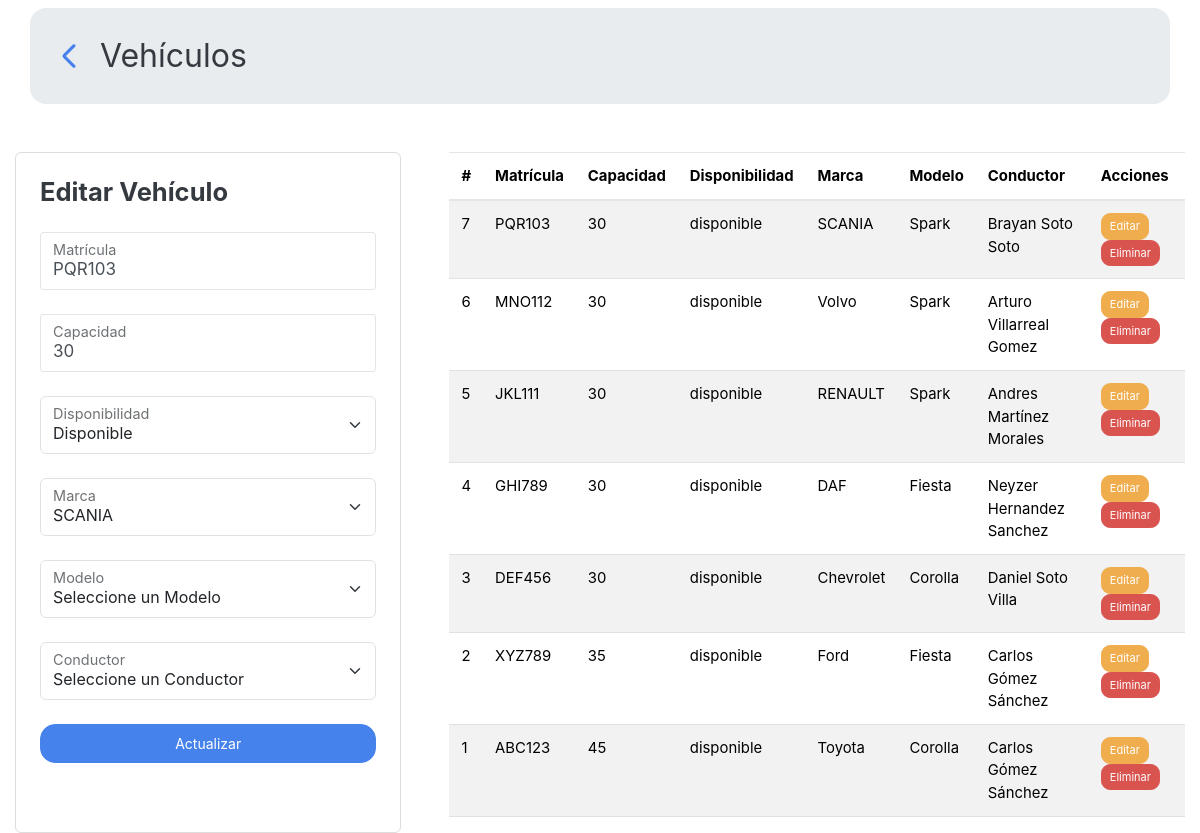
Page /Transporte/administrador/vehiculos.php?edit=7 on the committed database.
### tables this page shows
CREATE TABLE transporte (
    numTransporte INT PRIMARY KEY AUTO_INCREMENT,
    matricula VARCHAR(10),
    capacidad INT,
    disponibilidad ENUM('disponible', 'en_servicio', 'mantenimiento', 'fuera_servicio') NOT NULL DEFAULT 'disponible',
    marca INT,
    modelo INT,
    conductor INT,
    FOREIGN KEY (marca) REFERENCES marca(codigo),
    FOREIGN KEY (modelo) REFERENCES modelo(codigo),
    FOREIGN KEY (conductor) REFERENCES conductor(numConductor)
);

CREATE TABLE marca (
    codigo INT PRIMARY KEY AUTO_INCREMENT,
    nombre VARCHAR(50)
);

CREATE TABLE modelo (
    codigo INT PRIMARY KEY AUTO_INCREMENT,
    nombre VARCHAR(50),
    anio INT,
    marca INT,
    FOREIGN KEY (marca) REFERENCES marca(codigo)
);

### Transporte/administrador/vehiculos.php (the view, shortened to what this page needs)
<?php
require '../conexion/conexion.php';
$editing = isset($_GET['edit']);
$vehiculoData = [
    'matricula' => '',
    'capacidad' => '',
    'disponibilidad' => 'disponible',
    'marca' => '',
    'modelo' => '',
    'conductor' => ''
];
if ($editing) {
    $id = $_GET['edit'];
    $stmt = $conn->prepare("SELECT matricula, capacidad, disponibilidad, marca, modelo, conductor FROM transporte WHERE numTransporte = :id");
    $stmt->bindParam(':id', $id, PDO::PARAM_INT);
    $stmt->execute();
    $vehiculoData = $stmt->fetch(PDO::FETCH_ASSOC);
}
$stmtMarcas = $conn->prepare("SELECT codigo, nombre FROM marca");
$stmtMarcas->execute();
$marcas = $stmtMarcas->fetchAll(PDO::FETCH_ASSOC);
?>
<!DOCTYPE html>
<html lang="es">
<head>
    <link href="https://cdn.jsdelivr.net/npm/bootstrap@5.3.3/dist/css/bootstrap.min.css" rel="stylesheet">
    <link rel="stylesheet" href="https://cdn.jsdelivr.net/npm/bootswatch@4.5.2/dist/litera/bootstrap.min.css">
</head>
<body>
<div class="d-flex flex-column justify-content-center align-top gap-5">
    <header class="d-flex justify-content-between align-items-center container p-4 bg-body-secondary mt-2 rounded-4">
        <div class="d-flex gap-3 align-items-center">
            <a href="../admin_dashboard.php" class="text-decoration-none">
                <svg xmlns="http://www.w3.org/2000/svg" width="30" height="30" viewBox="0 0 24 24">
                    <path fill="currentColor" d="m9.55 12l7.35 7.35q.375.375.363.875t-.388.875t-.875.375t-.875-.375l-7.7-7.675q-.3-.3-.45-.675t-.15-.75t.15-.75t.45-.675l7.7-7.7q.375-.375.888-.363t.887.388t.375.875t-.375.875z"/>
                </svg>
            </a>
            <span class="fs-2">Vehículos</span>
        </div>
    </header>
    <main class="d-flex gap-5 container-fluid">
        <div class="border border-start p-4 rounded-2 w-50 bg-white">
            <h4 class="mb-4"><?php echo $editing ? 'Editar Vehículo' : 'Agregar Vehículo'; ?></h4>
            <form action="servicios/<?php echo $editing ? 'updateVehiculo.php' : 'addVehiculo.php'; ?>" method="POST" class="d-flex flex-column gap-2">
                <div class="form-floating mb-3 w-100">
                    <input type="text" class="form-control" id="floatingMatricula" name="matricula" placeholder="Matrícula"
                           value="<?php echo htmlspecialchars($vehiculoData['matricula']); ?>" required>
                    <label for="floatingMatricula">Matrícula</label>
                </div>
                <div class="form-floating mb-3 w-100">
                    <input type="number" class="form-control" id="floatingCapacidad" name="capacidad" placeholder="Capacidad"
                           value="<?php echo htmlspecialchars($vehiculoData['capacidad']); ?>" required>
                    <label for="floatingCapacidad">Capacidad</label>
                </div>
                <div class="form-floating mb-3 w-100">
                    <select class="form-select" id="floatingDisponibilidad" name="disponibilidad" required>
                        <option value="disponible" <?php echo $vehiculoData['disponibilidad'] === 'disponible' ? 'selected' : ''; ?>>Disponible</option>
                    </select>
                    <label for="floatingDisponibilidad">Disponibilidad</label>
                </div>
                <div class="form-floating mb-3 w-100">
                    <select class="form-select" id="marcaSelect" name="marca" required>
                        <?php foreach ($marcas as $marca): ?>
                            <option value="<?php echo $marca['codigo']; ?>" <?php echo $vehiculoData['marca'] == $marca['codigo'] ? 'selected' : ''; ?>>
                                <?php echo htmlspecialchars($marca['nombre']); ?>
                            </option>
                        <?php endforeach; ?>
                    </select>
                    <label for="marcaSelect">Marca</label>
                </div>
                <div class="form-floating mb-3 w-100">
                    <select class="form-select" id="modeloSelect" name="modelo" required>
                        <option value="">Seleccione un Modelo</option>
                    </select>
                    <label for="modeloSelect">Modelo</label>
                </div>
                <div class="form-floating mb-3 w-100">
                    <select class="form-select" id="conductorSelect" name="conductor">
                        <option value="">Seleccione un Conductor</option>
                    </select>
                    <label for="conductorSelect">Conductor</label>
                </div>
                <button type="submit" class="btn btn-primary"><?php echo $editing ? 'Actualizar' : 'Guardar'; ?></button>
            </form>
        </div>
        <div class="w-100">
            <table class="table table-striped">
                <thead>
                <tr>
                    <th>#</th>
                    <th>Matrícula</th>
                    <th>Capacidad</th>
                    <th>Disponibilidad</th>
                    <th>Marca</th>
                    <th>Modelo</th>
                    <th>Conductor</th>
                    <th>Acciones</th>
                </tr>
                </thead>
                <tbody>
                <?php
                $stmt = $conn->prepare("
                    SELECT t.numTransporte, t.matricula, t.capacidad, t.disponibilidad, m.nombre AS marca, mo.nombre AS modelo,
                           CONCAT(c.nombre, ' ', c.primerApellido, ' ', c.segundoApellido) AS conductor
                    FROM transporte t
                    INNER JOIN marca m ON t.marca = m.codigo
                    INNER JOIN modelo mo ON t.modelo = mo.codigo
                    LEFT JOIN conductor c ON t.conductor = c.numConductor
                    ORDER BY t.numTransporte DESC
                ");
                $stmt->execute();
                $vehiculos = $stmt->fetchAll(PDO::FETCH_ASSOC);
                foreach ($vehiculos as $vehiculo): ?>
                    <tr>
                        <td><?php echo htmlspecialchars($vehiculo['numTransporte']); ?></td>
                        <td><?php echo htmlspecialchars($vehiculo['matricula']); ?></td>
                        <td><?php echo htmlspecialchars($vehiculo['capacidad']); ?></td>
                        <td><?php echo htmlspecialchars($vehiculo['disponibilidad']); ?></td>
                        <td><?php echo htmlspecialchars($vehiculo['marca']); ?></td>
                        <td><?php echo htmlspecialchars($vehiculo['modelo']); ?></td>
                        <td><?php echo htmlspecialchars($vehiculo['conductor'] ?: 'Sin Asignar'); ?></td>
                        <td>
                            <a href="?edit=<?php echo $vehiculo['numTransporte']; ?>" class="btn btn-sm btn-warning">Editar</a>
                            <a href="servicios/deleteVehiculo.php?id=<?php echo $vehiculo['numTransporte']; ?>" class="btn btn-sm btn-danger" onclick="return confirm('¿Seguro que deseas eliminar este vehículo?');">Eliminar</a>
                        </td>
                    </tr>
                <?php endforeach; ?>
                </tbody>
            </table>
        </div>
    </main>
</div>
</body>
</html>

### rows in the picture
transporte: matricula "PQR103", capacidad "30", disponibilidad "Disponible", marca "SCANIA", numTransporte "7", disponibilidad "disponible", marca.nombre "SCANIA", modelo.nombre "Spark", conductor "Brayan Soto Soto"
transporte: numTransporte "6", matricula "MNO112", capacidad "30", disponibilidad "disponible", marca.nombre "Volvo", modelo.nombre "Spark", conductor "Arturo Villarreal Gomez"
transporte: numTransporte "5", matricula "JKL111", capacidad "30", disponibilidad "disponible", marca.nombre "RENAULT", modelo.nombre "Spark", conductor "Andres Martínez Morales"
transporte: numTransporte "4", matricula "GHI789", capacidad "30", disponibilidad "disponible", marca.nombre "DAF", modelo.nombre "Fiesta", conductor "Neyzer Hernandez Sanchez"
transporte: numTransporte "3", matricula "DEF456", capacidad "30", disponibilidad "disponible", marca.nombre "Chevrolet", modelo.nombre "Corolla", conductor "Daniel Soto Villa"
transporte: numTransporte "2", matricula "XYZ789", capacidad "35", disponibilidad "disponible", marca.nombre "Ford", modelo.nombre "Fiesta", conductor "Carlos Gómez Sánchez"
transporte: numTransporte "1", matricula "ABC123", capacidad "45", disponibilidad "disponible", marca.nombre "Toyota", modelo.nombre "Corolla", conductor "Carlos Gómez Sánchez"
